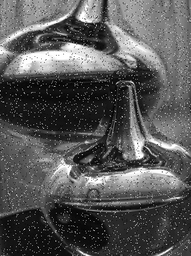
#> input picture Machine_Problem#1/Notebook Files/art.png, 191 x 256 px, shrunk from 320 x 428 before the run, given in place of lena_gray.png, which was not available; the run also reads 1 picture not shown here
$ python 'Matplot_MP#2.py'
#> lines starting #> are read from the running program, lines starting #| are printed output that depends on the picture; after the words box and inside, x2 and y2 are one past the last pixel; in counts of white or black regions, pixels touching at a corner belong together; pictures that were not available may be replaced by others from this repository, and a replacement may not be noted
#!/usr/bin/env python
# coding: utf-8

# In[20]:


import cv2
import numpy as np
import matplotlib.pyplot as plt
import matplotlib.image as mpimg
import math


# In[21]:


def convolution(img, kernel):
    #flip kernel for convolution
    kernel_r = np.flipud(np.fliplr(kernel))
    #find the amount of padding needed for each side of the image
    padx = kernel.shape[0]
    pady = kernel.shape[1]

    #making frame for new padded image
    image_pad = np.zeros((img.shape[0] + padx - 1,img.shape[1]+pady - 1), dtype = np.float32)

    #leave the padded area and copy over the other information.
    image_pad[round((padx-1)/2):round(-(padx-1)/2), round((pady-1)/2):round(-(pady-1)/2)] = img[0:,0:]

    #make an empty frame for the output
    img_out = np.zeros_like(img, dtype = np.float32)

    #if image is 3-D do three layers of convolution on X, Y, Z
    for x in range(img.shape[0]):
        for y in range(img.shape[1]):
            #for z in range(img.shape[2]):
                #make sure the sum value is within range of 0 - 255
                img_out[x,y] = (image_pad[x:x+padx, y:y+pady]*kernel_r).sum()
    img_out = img_out / img_out.max() *255

    return img_out


# In[22]:


def gaussian(sig, x, y):
    return ( (1./(2.*np.pi*(sig**2)))*np.exp(-(x**2 + y**2)/(2.*sig**2)) )

def Gaussian_kernel(sig, x_dim, y_dim):

    gaussian_kernel = np.zeros(shape=(x_dim, y_dim),dtype = np.float32)
    x_dim = x_dim // 2
    y_dim = y_dim // 2
    for x in range(-x_dim, x_dim+1):
        for y in range(-y_dim, y_dim+1):
            gaussian_kernel[x+x_dim][y+ y_dim] = gaussian(sig,x,y)
    return gaussian_kernel/gaussian_kernel.sum()


def GaussianSmoothing(i, k_size, sigma):
    kernel = Gaussian_kernel(sigma, k_size, k_size)
    return convolution(i,kernel)


# In[23]:


def ImageGradient(img):
#defind x and y kernels to calculate the vertical and horizontal differences and derivation
    x_kernel = np.array([
        [-1,0,1],
        [-2,0,2],
        [-1,0,1]
    ], np.float32)
    y_kernel = np.array([
        [-1,-2,-1],
        [ 0, 0, 0],
        [ 1, 2, 1]
    ], np.float32)
    ix = convolution(img, x_kernel)
    iy = convolution(img, y_kernel)


    mag = np.zeros(img.shape, np.float32)
    theta = np.zeros(img.shape, np.float32)
    #Calculate
    for x in range(img.shape[0]):
        for y in range(img.shape[1]):
                #make sure the sum value is within range of 0 - 255
                mag[x,y] = math.sqrt(int(ix[x,y]**2) + int(iy[x,y]**2))

    theta = np.arctan2(iy,ix)
    mag = mag/mag.max() * 255
    return mag, theta


# In[24]:


def NonmaximaSuppress(Mag, Theta):
    Theta = (Theta*180)/np.pi

    nonMax = np.zeros(Mag.shape, dtype = np.int32)


    for x in range(1, Mag.shape[0]-1):
        for y in range(1,Mag.shape[1]-1):
                p = 255 # left gradient
                r = 255 # right gradient

                if Theta[x,y] < 0:
                    Theta[x,y] += 180
                t = Theta[x,y]

                #at 0 ^ 360 degree ( less than half of 45 and more than 135+22.5)
                if ( t >= 0 and t < 22.5 ) or (t >= 157.5 and t <= 180):
                    p = Mag[x,y+1]
                    r = Mag[x,y-1]

                #at 45 ^ 325 degree
                elif( t >= 22.5 and t < 67.5):
                    p = Mag[x+1,y-1]
                    r = Mag[x-1,y+1]

                #at 90 ^ 270 degree
                elif( t >= 67.5 and t < 112.5):
                    p = Mag[x+1,y]
                    r = Mag[x-1,y]

                #at 135 ^ 225
                elif( t >= 112.5 and t < 157.5):
                    p = Mag[x-1,y-1]
                    r = Mag[x+1,y+1]

                if p <= Mag[x,y] and r <= Mag[x,y]:
                    nonMax[x,y] = Mag[x,y]
                else :
                    nonMax[x,y] = 0
    return nonMax


# In[25]:


def EdgeLinking(Mag, Mag_weak, Mag_strong):
    High = Mag.max() * Mag_strong
    Low = Mag.max() * Mag_weak
    result = np.zeros(Mag.shape, dtype =np.int32)
    H=255
    L=100
    for x in range( Mag.shape[0]):
        for y in range(Mag.shape[1]):
            if Mag[x,y] >= High:
                result[x,y] = H
            elif Mag[x,y] >= Low :
                result[x,y] = L
            else:
                result[x,y] = 0

    for x in range( 1,Mag.shape[0]-1):
        for y in range(1,Mag.shape[1]-1):
            if result[x,y] == L:
                if ((result[x-1,y-1] ==H) or (result[x-1,y] ==H) or (result[x-1,y+1] ==H )or
                    (result[x,y-1] ==H) or (result[x,y+1] ==H) or (result[x+1,y-1] ==H) or
                    (result[x+1,y] ==H) or (result[x+1,y+1] ==H)):
                        result[x,y] = H
                else:
                    result[x,y] = 0

    return result


# In[26]:


img_in = cv2.imread('lena_gray.png',0)
#> img_in is the input picture: shape (256, 191); min 0, max 255, mean 86.8
print("Loading lena_gray.png")

# plt.imshow(img_in, cmap = "gray")
# plt.show()


# In[27]:


print("gaussian size 3 sigma 1")
img1 = GaussianSmoothing(img_in, 3, 1)

Mag11, Theta1 = ImageGradient(img1)

Mag12 =  NonmaximaSuppress(Mag11, Theta1)

Mag13 = EdgeLinking(Mag12, 0.05, .1)
#> in EdgeLinking, `High = Mag.max() * Mag_strong`: High = 13.5
#> in EdgeLinking, `Low = Mag.max() * Mag_weak`: Low = 6.75
#> after the loop in EdgeLinking, `for x in range( 1,Mag.shape[0]-1):`:
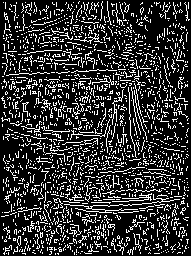
#> result: shape (256, 191) int32; 20.2% white in thin lines or dots


# [17 lines of commented-out code are left out]


print("gaussian size 5 sigma 5")
img2 = GaussianSmoothing(img_in, 5, 5)

Mag21, Theta2 = ImageGradient(img2)

Mag22 =  NonmaximaSuppress(Mag21, Theta2)
#> after the loop in NonmaximaSuppress (call 2), `for x in range(1, Mag.shape[0]-1):`:
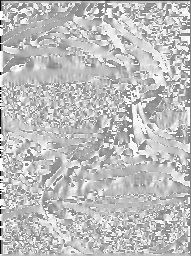
#> Theta: shape (256, 191) float32; min -179.9, max 180, mean 88.1; drawn with min black and max white
#> after the loop in NonmaximaSuppress (call 2), `for x in range(1, Mag.shape[0]-1):`:
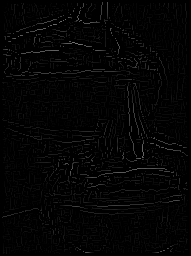
#> nonMax: shape (256, 191) int32; min 0, max 114, mean 4.1
# Mag2 = 4*Mag2 / Mag2.max() *255

Mag23 = EdgeLinking(Mag22, 0.05, .1)
#> call 2 of EdgeLinking, with Mag_weak = 0.05, Mag_strong = 0.1
#> in EdgeLinking (call 2), `High = Mag.max() * Mag_strong`: High = 11.4
#> in EdgeLinking (call 2), `Low = Mag.max() * Mag_weak`: Low = 5.7
#> after the loop in EdgeLinking (call 2), `for x in range( 1,Mag.shape[0]-1):`:
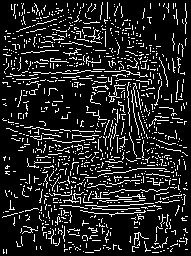
#> result: shape (256, 191) int32; 14% white in thin lines or dots


# [17 lines of commented-out code are left out]


print("gaussian size 5 sigma 5 with different Edge linking tresholds ")
img3 = GaussianSmoothing(img_in, 5, 5)

Mag31, Theta3 = ImageGradient(img3)

Mag32 =  NonmaximaSuppress(Mag31, Theta3)
# Mag3 = 4*Mag3 / Mag3.max() *255

Mag33 = EdgeLinking(Mag32, 0.4, .8)
#> call 3 of EdgeLinking, with Mag_weak = 0.4, Mag_strong = 0.8
#> in EdgeLinking (call 3), `High = Mag.max() * Mag_strong`: High = 91.2
#> in EdgeLinking (call 3), `Low = Mag.max() * Mag_weak`: Low = 45.6
#> after the loop in EdgeLinking (call 3), `for x in range( Mag.shape[0]):`: result: shape (256, 191) int32; 3 distinct labels, from 0 to 255
#> after the loop in EdgeLinking (call 3), `for x in range( 1,Mag.shape[0]-1):`:
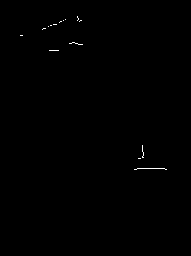
#> result: shape (256, 191) int32; 0.21% white in thin lines or dots, all inside (x1, y1, x2, y2) = (20, 16, 167, 170)


# [17 lines of commented-out code are left out]


print("gaussian size 11 sigma 10 with lower tresholds")
img4 = GaussianSmoothing(img_in, 11, 10)

Mag41, Theta4 = ImageGradient(img4)
#> after the loop in convolution (call 12), `for x in range(img.shape[0]):`:
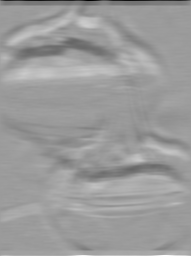
#> img_out: shape (256, 191) float32; min -482, max 309.2, mean 0.8; drawn with min black and max white

Mag42 =  NonmaximaSuppress(Mag41, Theta4)
#> after the loop in NonmaximaSuppress (call 4), `for x in range(1, Mag.shape[0]-1):`:
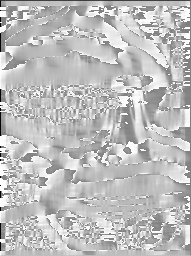
#> Theta: shape (256, 191) float32; min -180, max 180, mean 89.5; drawn with min black and max white
# Mag4 = 4*Mag4 / Mag4.max() *255

Mag43 = EdgeLinking(Mag42, 0.05, .1)


# [17 lines of commented-out code are left out]


cv2.imwrite("Gauss-lena-gaus3Sig1-lowTresh.png",img1)
cv2.imwrite("Gauss-lena-gaus5Sig5-lowTresh.png",img2)
cv2.imwrite("Gauss-lena-gaus5Sig5-highTresh.png",img3)
cv2.imwrite("Gauss-lena-gaus11Sig10-lowTresh.png",img4)

cv2.imwrite("Grad-lena-gaus3Sig1-lowTresh.png",Mag11)
cv2.imwrite("Grad-lena-gaus5Sig5-lowTresh.png",Mag21)
cv2.imwrite("Grad-lena-gaus5Sig5-highTresh.png",Mag31)
cv2.imwrite("Grad-lena-gaus11Sig10-lowTresh.png",Mag41)

cv2.imwrite("MaxSupp-lena-gaus3Sig1-lowTresh.png",Mag12)
cv2.imwrite("MaxSupp-lena-gaus5Sig5-lowTresh.png",Mag22)
cv2.imwrite("MaxSupp-lena-gaus5Sig5-highTresh.png",Mag32)
cv2.imwrite("MaxSupp-lena-gaus11Sig10-lowTresh.png",Mag42)

cv2.imwrite("Result-lena-gaus3Sig1-lowTresh.png",Mag13)
cv2.imwrite("Result-lena-gaus5Sig5-lowTresh.png",Mag23)
cv2.imwrite("Result-lena-gaus5Sig5-highTresh.png",Mag33)
cv2.imwrite("Result-lena-gaus11Sig10-lowTresh.png",Mag43)


# In[32]:


img_in2 = cv2.imread('test.png',0)
print("Loading Test.png")
# plt.imshow(img_in2, cmap = "gray")
# plt.show()


# In[33]:


print("gaussian size 3 sigma 0.5")
img1 = GaussianSmoothing(img_in2, 3, 0.5)

Mag11, Theta1 = ImageGradient(img1)

Mag12 =  NonmaximaSuppress(Mag11, Theta1)
# Mag1 = 4*Mag1 / Mag1.max() *255

Mag13 = EdgeLinking(Mag12, 0.05, .1)


# [17 lines of commented-out code are left out]


print("gaussian size 5 sigma 5")
img2 = GaussianSmoothing(img_in2, 5, 5)

Mag21, Theta2 = ImageGradient(img2)

Mag22 =  NonmaximaSuppress(Mag21, Theta2)
# Mag2 = 4*Mag2 / Mag2.max() *255

Mag23 = EdgeLinking(Mag22, 0.05, .1)


# [17 lines of commented-out code are left out]


print("gaussian size 5 sigma 5 with different Edge linking")
img3 = GaussianSmoothing(img_in2, 5, 5)

Mag31, Theta3 = ImageGradient(img3)

Mag32 =  NonmaximaSuppress(Mag31, Theta3)
# Mag3 = 4*Mag3 / Mag3.max() *255

Mag33 = EdgeLinking(Mag32, 0.4, .8)


# [17 lines of commented-out code are left out]


print("gaussian size 11 sigma 10 with lower tresholds")
img4 = GaussianSmoothing(img_in2, 11, 10)

Mag41, Theta4 = ImageGradient(img4)

Mag42 =  NonmaximaSuppress(Mag41, Theta4)
# Mag4 = 4*Mag4 / Mag4.max() *255

Mag43 = EdgeLinking(Mag42, 0.05, .1)


# [17 lines of commented-out code are left out]


cv2.imwrite("Gauss-test-gaus3Sig1-lowTresh.png",img1)
cv2.imwrite("Gauss-test-gaus5Sig5-lowTresh.png",img2)
cv2.imwrite("Gauss-test-gaus5Sig5-highTresh.png",img3)
cv2.imwrite("Gauss-test-gaus11Sig10-lowTresh.png",img4)

cv2.imwrite("Grad-test-gaus3Sig1-lowTresh.png",Mag11)
cv2.imwrite("Grad-test-gaus5Sig5-lowTresh.png",Mag21)
cv2.imwrite("Grad-test-gaus5Sig5-highTresh.png",Mag31)
cv2.imwrite("Grad-test-gaus11Sig10-lowTresh.png",Mag41)

cv2.imwrite("MaxSupp-test-gaus3Sig1-lowTresh.png",Mag12)
cv2.imwrite("MaxSupp-test-gaus5Sig5-lowTresh.png",Mag22)
cv2.imwrite("MaxSupp-test-gaus5Sig5-highTresh.png",Mag32)
cv2.imwrite("MaxSupp-test-gaus11Sig10-lowTresh.png",Mag42)

cv2.imwrite("Result-test-gaus3Sig1-lowTresh.png",Mag13)
cv2.imwrite("Result-test-gaus5Sig5-lowTresh.png",Mag23)
cv2.imwrite("Result-test-gaus5Sig5-highTresh.png",Mag33)
cv2.imwrite("Result-test-gaus11Sig10-lowTresh.png",Mag43)
